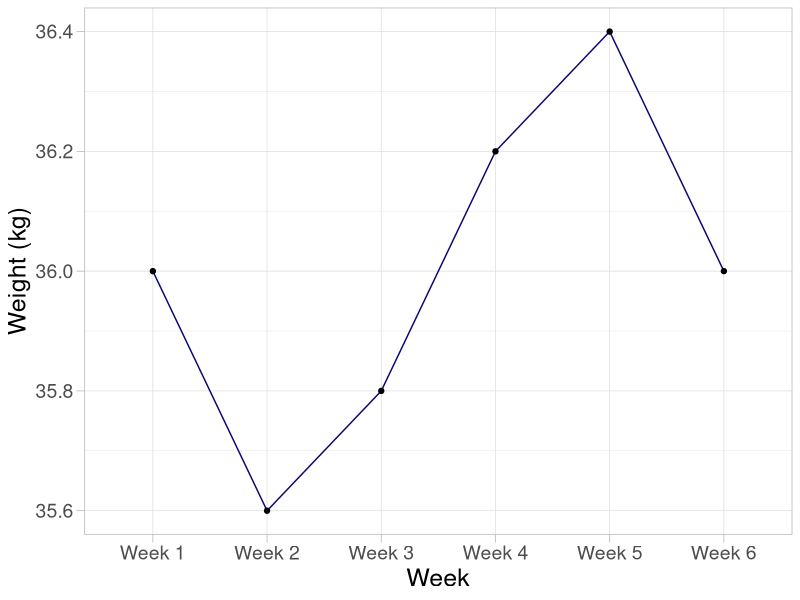
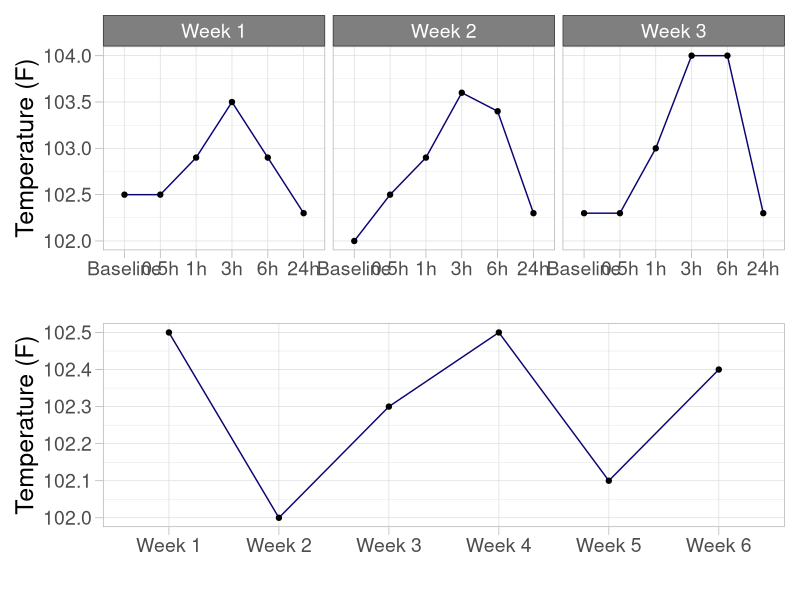
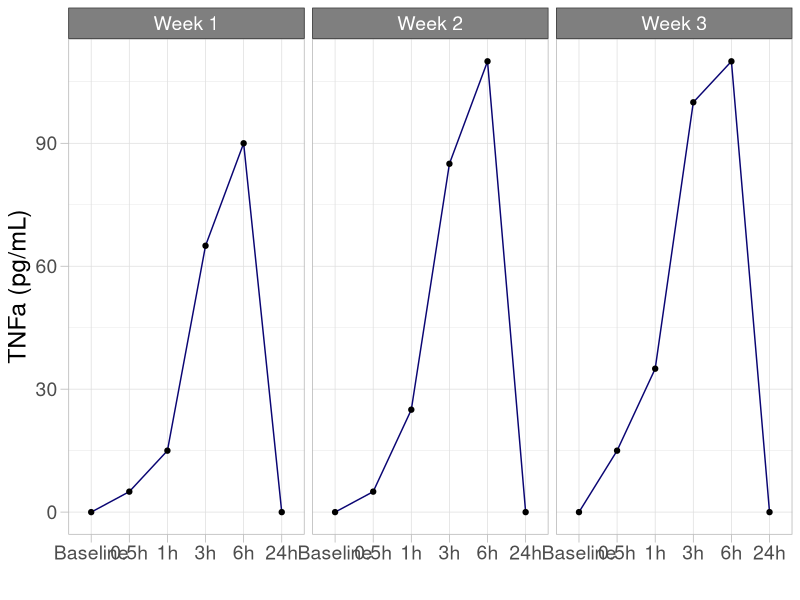
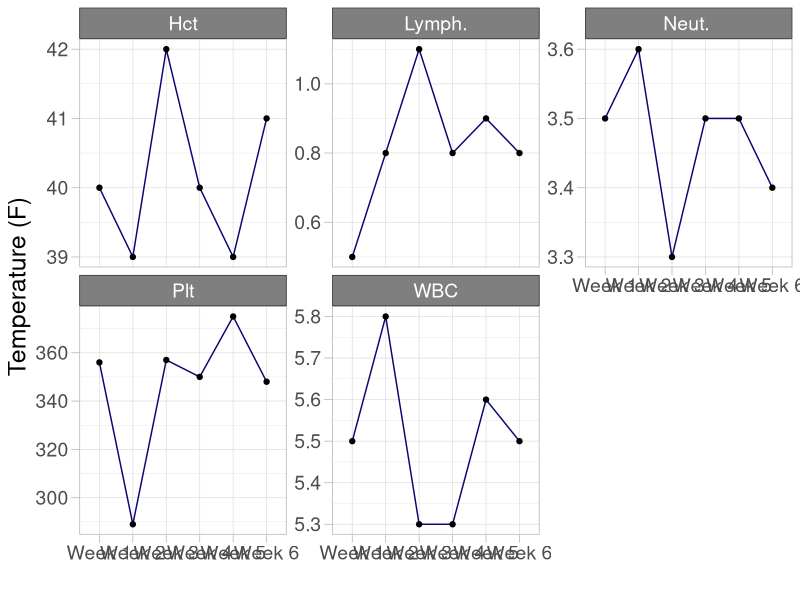

The R script that drew these images, in order:
library(ggplot2)
library(patchwork)

whole_data <- read.csv("Test_Data.csv")
what_patient <- "P01.XX"
dat <- whole_data[whole_data$Patient_ID == what_patient,]

my_theme <- theme(strip.background=element_rect(fill="gray50",color="gray20"),
  strip.text.x=element_text(size=14,color="white"),
  strip.text.y=element_text(size=14,color="white"))+
  theme(axis.title= element_text(size = 18))+
  theme(axis.text = element_text(size = 14))+
  theme(axis.ticks.length=unit(0.2,"cm"))

#-- Examination
p_exam <- ggplot(data=dat[dat$Condition == "Examination",],aes(Week,Value))+
  geom_line(aes(group=Patient_ID),color="#0a0573")+
  geom_point()+
  ylab("Weight (kg)")+
  theme_light()+
  my_theme
p_exam

#-- Temp
temp_df <- dat
temp_df$Parameter <- ordered(temp_df$Parameter,levels=c("Baseline","0.5h","1h","3h","6h","24h"))
p_temp1 <- ggplot(data=temp_df[temp_df$Condition == "Temp" & temp_df$Week %in% paste("Week",1:3),],aes(Parameter,Value))+
  facet_grid(~Week)+
  geom_line(aes(group=Patient_ID),color="#0a0573")+
  geom_point()+
  ylab("Temperature (F)")+
  xlab("")+
  theme_light()+
  my_theme

p_temp2 <- ggplot(data=temp_df[temp_df$Condition == "Temp" & temp_df$Parameter == "Baseline",],aes(Week,Value))+
  geom_line(aes(group=Patient_ID),color="#0a0573")+
  geom_point()+
  ylab("Temperature (F)")+
  xlab("")+
  theme_light()+
  my_theme

p <- p_temp1/p_temp2
p

#-- TNFa
p_tnfa <- ggplot(data=temp_df[temp_df$Condition == "TNFa" & temp_df$Week %in% paste("Week",1:3),],aes(Parameter,Value))+
  facet_grid(~Week)+
  geom_line(aes(group=Patient_ID),color="#0a0573")+
  geom_point()+
  ylab("TNFa (pg/mL)")+
  xlab("")+
  theme_light()+
  my_theme
p_tnfa

#-- CBC
p_cbc <- ggplot(data=dat[dat$Condition == "CBC",],aes(Week,Value))+
  facet_wrap(~Parameter,scales = "free_y")+
  geom_line(aes(group=Patient_ID),color="#0a0573")+
  geom_point()+
  ylab("Temperature (F)")+
  xlab("")+
  theme_light()+
  my_theme
p_cbc

